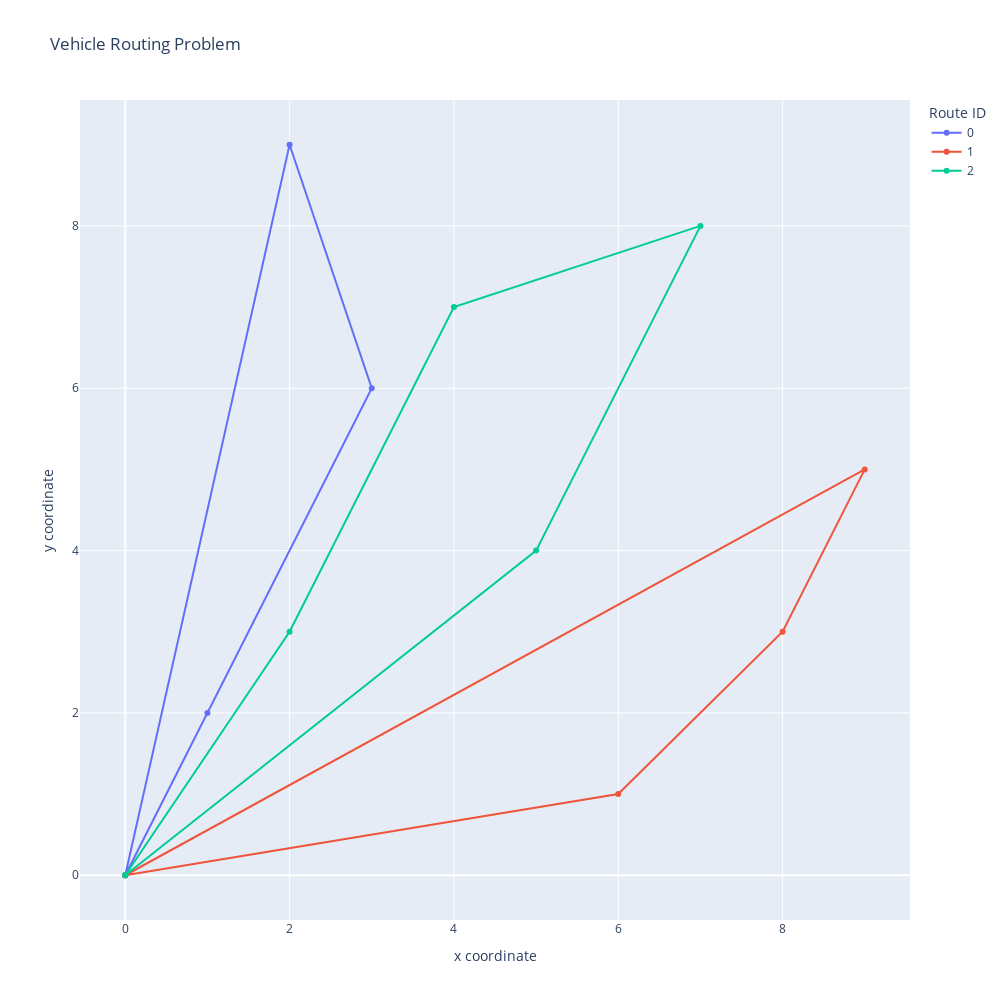

Notebook code cell kept with this figure:
### Code cell
# solve the example problem approximately
problem_instance = ProblemInstance.from_csv(
    file_path="instances/example.csv",
    num_vehicles=3,
    vehciel_capacity=15,
)
appx_solution = get_appx_solution(problem_instance)
print(appx_solution)
appx_solution.visualize()

### Figure 1 — Plotly figure (JSON) as saved in the notebook; plotly's stock layout.template omitted (floating-point values rounded to 4 significant figures)
{"data": [{"customdata": [["Depot", "SweepAngleHeuristic"], ["3", "SweepAngleHeuristic"], ["5", "SweepAngleHeuristic"], ["10", "SweepAngleHeuristic"], ["Depot", ""]], "hovertemplate": "<b>%{hovertext}</b><br><br>Route ID=0<br>x coordinate=%{x}<br>y coordinate=%{y}<br>Location ID=%{customdata[0]}<br>Generation Model=%{customdata[1]}<extra></extra>", "hovertext": [0, 0, 0, 0, 0], "legendgroup": "0", "line": {"color": "#636efa", "dash": "solid"}, "marker": {"symbol": "circle"}, "mode": "lines+markers", "name": "0", "orientation": "v", "showlegend": true, "type": "scatter", "x": [0, 1, 3, 2, 0], "xaxis": "x", "y": [0, 2, 6, 9, 0], "yaxis": "y"}, {"customdata": [["Depot", "SweepAngleHeuristic"], ["6", "SweepAngleHeuristic"], ["8", "SweepAngleHeuristic"], ["9", "SweepAngleHeuristic"], ["Depot", ""]], "hovertemplate": "<b>%{hovertext}</b><br><br>Route ID=1<br>x coordinate=%{x}<br>y coordinate=%{y}<br>Location ID=%{customdata[0]}<br>Generation Model=%{customdata[1]}<extra></extra>", "hovertext": [1, 1, 1, 1, 1], "legendgroup": "1", "line": {"color": "#EF553B", "dash": "solid"}, "marker": {"symbol": "circle"}, "mode": "lines+markers", "name": "1", "orientation": "v", "showlegend": true, "type": "scatter", "x": [0, 6, 8, 9, 0], "xaxis": "x", "y": [0, 1, 3, 5, 0], "yaxis": "y"}, {"customdata": [["Depot", "SweepAngleHeuristic"], ["1", "SweepAngleHeuristic"], ["7", "SweepAngleHeuristic"], ["4", "SweepAngleHeuristic"], ["2", "SweepAngleHeuristic"], ["Depot", ""]], "hovertemplate": "<b>%{hovertext}</b><br><br>Route ID=2<br>x coordinate=%{x}<br>y coordinate=%{y}<br>Location ID=%{customdata[0]}<br>Generation Model=%{customdata[1]}<extra></extra>", "hovertext": [2, 2, 2, 2, 2, 2], "legendgroup": "2", "line": {"color": "#00cc96", "dash": "solid"}, "marker": {"symbol": "circle"}, "mode": "lines+markers", "name": "2", "orientation": "v", "showlegend": true, "type": "scatter", "x": [0, 2, 4, 7, 5, 0], "xaxis": "x", "y": [0, 3, 7, 8, 4, 0], "yaxis": "y"}], "layout": {"height": 1000, "legend": {"title": {"text": "Route ID"}, "tracegroupgap": 0}, "title": {"text": "Vehicle Routing Problem"}, "width": 1000, "xaxis": {"anchor": "y", "domain": [0, 1], "title": {"text": "x coordinate"}}, "yaxis": {"anchor": "x", "domain": [0, 1], "title": {"text": "y coordinate"}}}}
